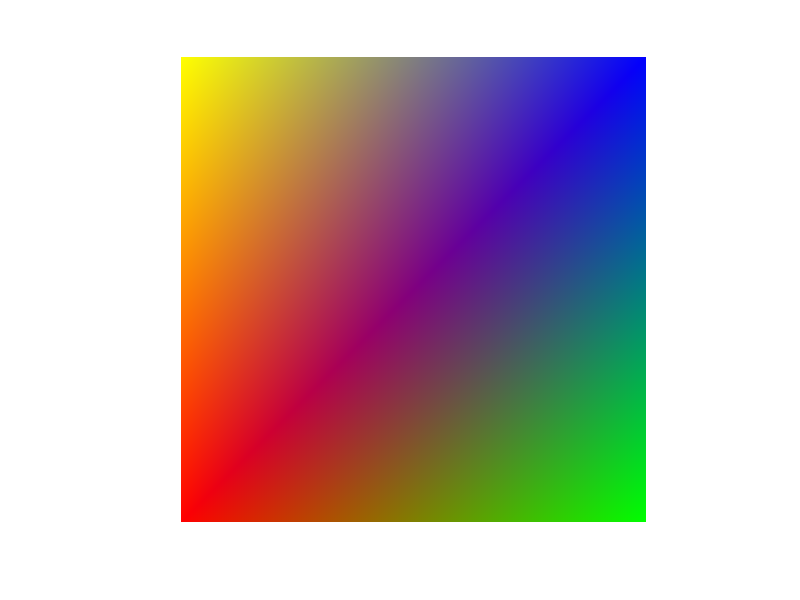

Here is the MATLAB script that generated this plot: (Note: this script raises an error after producing the figure.)
%=============================================================================
% Copyright (c) 2016-present Allan CORNET (Nelson)
%=============================================================================
% This file is part of Nelson.
%=============================================================================
% LICENCE_BLOCK_BEGIN
% SPDX-License-Identifier: LGPL-3.0-or-later
% LICENCE_BLOCK_END
%=============================================================================
% <--ADV-CLI MODE-->
%=============================================================================
% Non-regression: a patch with FaceColor 'interp' and per-vertex FaceVertexCData
% must keep its smooth per-pixel colour gradient when exported through the
% software raster (saveas / print, which paints with RenderWeb). A prior bug
% gated the interpolating z-buffer raster on Gouraud lighting only, so a non-lit
% 'interp' patch fell back to the flat per-face polygon path and collapsed the
% whole quad to a single colour (vertexcolors[0]). An interpolated frame has
% hundreds of distinct colours across a mid-gradient scanline; a flat one a few.
%=============================================================================
close all;
f = figure('Visible', 'off');
set(f, 'Position', [100 100 480 480], 'Color', [1 1 1]);
V = [0 0 0; 1 0 0; 1 1 0; 0 1 0];
F = [1 2 3; 1 3 4];
C = [1 0 0; 0 1 0; 0 0 1; 1 1 0];
patch('Faces', F, 'Vertices', V, 'FaceVertexCData', C, ...
  'FaceColor', 'interp', 'EdgeColor', 'none');
view(2);
axis equal;
axis off;
drawnow();
%=============================================================================
png = [tempname(), '.png'];
saveas(f, png);
asserts.istrue(isfile(png));
C2 = imread(png);
%=============================================================================
% Central horizontal band, away from the transparent margins.
row = round(size(C2, 1) * 0.5);
c1 = round(size(C2, 2) * 0.25);
c2 = round(size(C2, 2) * 0.75);
band = double(squeeze(C2(row, c1:c2, :)));
distinctColors = size(unique(band, 'rows'), 1);
% Interpolated: hundreds of shades. Flat regression: a single colour across the
% whole face. The gap is wide, so a conservative threshold cleanly rejects it.
asserts.istrue(distinctColors > 150);
%=============================================================================
% Adjacent pixels must vary gradually (interpolation), never in flat plateaus:
% the mean absolute step between neighbours is small but non-zero.
steps = abs(diff(band, 1, 1));
meanStep = mean(steps(:));
asserts.istrue(meanStep > 0);
asserts.istrue(meanStep < 20);
%=============================================================================
if isfile(png)
  rmfile(png);
end
close(f);
%=============================================================================
